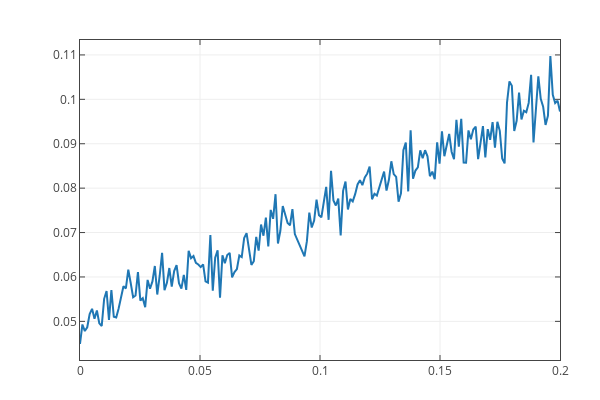

Notebook source saved alongside this figure:
### Code cell
_resid = (expt.probe.xs[0].R - r_0[0][1])**2
_count = 200

for i in range(_count):
    _r = generate_data(expt)
    _resid += (expt.probe.xs[0].R - r_0[0][1])**2

_resid = np.sqrt(_resid/_count)/r_0[0][1]
plot_utils.plot1d([expt.probe.xs[0].Q, _resid])

### Figure 1 — Plotly figure (JSON) as saved in the notebook; plotly's stock layout.template omitted (floating-point values rounded to 4 significant figures; data arrays with more than 128 entries replaced by an {"elided": "..."} marker saying what was removed)
{"data": [{"name": "", "type": "scatter", "x": {"elided": "200 float values"}, "y": {"elided": "200 float values"}}], "layout": {"autosize": true, "bargap": 0, "height": 400, "hovermode": "closest", "margin": {"b": 40, "l": 80, "r": 40, "t": 40}, "showlegend": false, "width": 600, "xaxis": {"exponentformat": "power", "mirror": "all", "showexponent": "all", "showgrid": true, "showline": true, "ticks": "inside", "title": "", "zeroline": false}, "yaxis": {"exponentformat": "power", "mirror": "all", "showexponent": "all", "showgrid": true, "showline": true, "ticks": "inside", "title": "", "zeroline": false}}}
